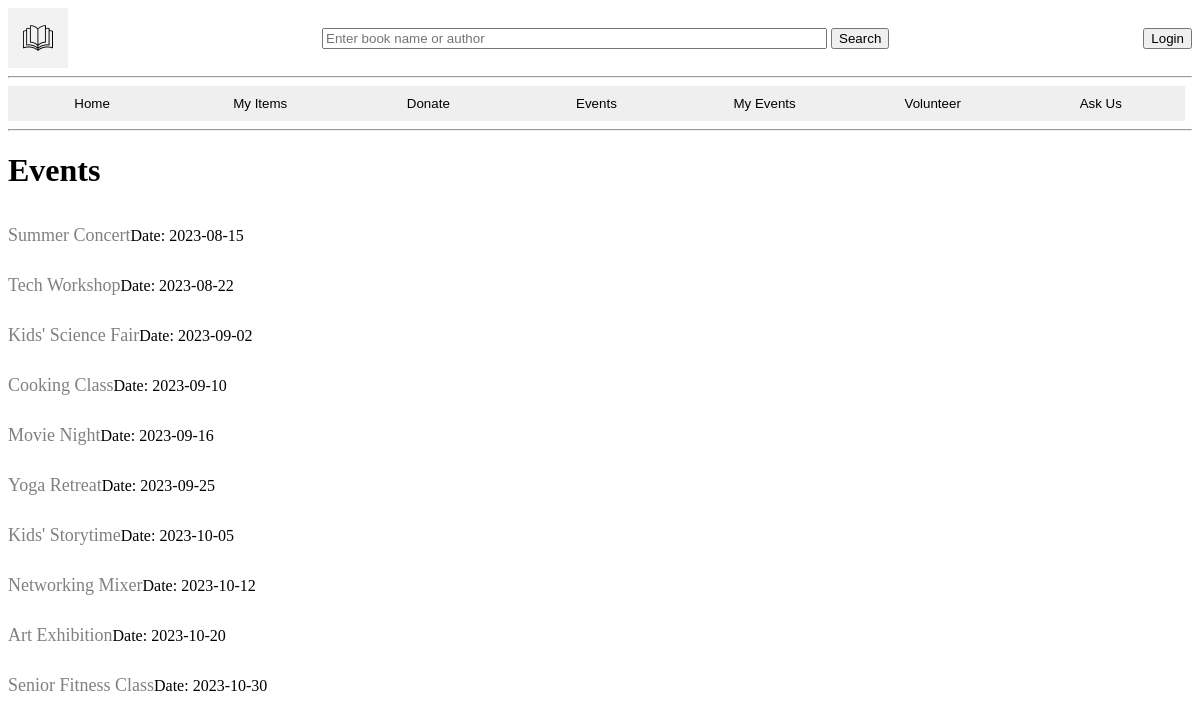
The app's page /events with its own data.
### tables this page shows
CREATE TABLE Events(
    EventID INTEGER PRIMARY KEY AUTOINCREMENT, 
    Event_name VARCHAR NOT NULL, 
    Event_description VARCHAR NOT NULL,
    Venue VARCHAR NOT NULL, 
    Event_date DATE NOT NULL,
    Event_time TIME NOT NULL, 
    Audience VARCHAR NOT NULL,
    Event_capacity INTEGER NOT NULL,
    CHECK (Event_capacity > 0),
    CHECK (Event_date > (CURRENT_DATE))
);

### app.py (the view)
@app.route('/events',methods=('GET','Post'))
def events():
    searchForm=SearchForm()
    logoutForm=LogoutForm()
    name = session.get('username')
    if (logoutForm.logout_button.data):
        session['user_id']=None
        session['username']=None
    if (searchForm.search_button.data):
        search=request.form['search_bar']
        return redirect(url_for('search',search=search))
    conn=sqlite3.connect("library.db")
    conn.row_factory=sqlite3.Row
    query=eventListQuery()
    eventsList=conn.execute(query).fetchall()
    conn.close()
    return render_template('eventlist.html',name=name,logoutForm=logoutForm, searchForm=searchForm, title='Events', eventsList=eventsList)

### forms.py
class SearchForm(FlaskForm):
    search_bar=StringField('Search Item Name or Creator', render_kw={"placeholder": "Enter book name or author","size":"60px","height":"60px"})
    search_button=SubmitField('Search',render_kw={"size":"60px", "height":"60px"})

class LogoutForm(FlaskForm):
    logout_button = SubmitField("Logout")

### app.py (called while the page is built)
def eventListQuery():
    query=f'''SELECT * FROM EVENTS'''
    return query

### templates/eventList.html
{% extends "top.html" %}
{% block content %}
    <h1>Events</h1>
    {% for event in eventsList %}
        <div class='events'>
            <div class=events>
                <a href="{{url_for('eventRegister',eventID=event['EventID'])}}">{{ event['event_name']}}</a>
                <p>Date: {{ event['event_date']}}</p>
            </div>
        </div>
    {% endfor %}
{% endblock %}

### templates/top.html (shortened to what this page needs)
<!doctype html>
<html>
    <head>
        <link rel="stylesheet" type="text/css" href="{{url_for('static',filename='styles/general.css')}}"/>
    </head>
    <body>
        <div class="very-top">
            <img src="{{url_for('static',filename='logo.jpg')}}" alt="HTML5 Icon" width="60" height="60"/>
            <form action="" method="post" novalidate>
                {{searchForm.search_bar}}
                {{searchForm.search_button}}
            </form>
            {% if name is not none %}
                <p>Welcome, {{name}}</p><br>
                <form action="" method="post" novalidate>
                    {{logoutForm.logout_button}}
                </form>
            {% else %}
                <a href=http://localhost:5000/login>
                    <button>Login</button>
                </a>
            {% endif %}
        </div>
        <hr>
        <div class="main-menu" style="width: 100%">
            <a href=http://localhost:5000>
                <button style="Width:14.2%">Home</button>
            </a>
            <a href=http://localhost:5000/myItems>
                <button style="Width:14.2%">My Items</button>
            </a>
            <a href=http://localhost:5000/donate>
                <button style="Width:14.2%">Donate</button>
            </a>
            <a href=http://localhost:5000/events>
                <button style="Width:14.2%">Events</button>
            </a>
            <a href=http://localhost:5000/myEvents>
                <button style="Width:14.2%">My Events</button>
            </a>
            <a href=http://localhost:5000/volunteer>
                <button style="Width:14.2%">Volunteer</button>
            </a>
            <a href=http://localhost:5000/askUs>
                <button style="Width:14.2%">Ask Us</button>
            </a>
        </div>
        <hr>
        {% block content %}{% endblock %}
    </body>
</html>

### static/styles/general.css (style rules this page uses)
.very-top { display: flex; align-items: center; justify-content: space-between; }
.main-menu button { border: 5px black; padding:10px 24px; cursor:pointer; float: left; }
.main-menu:after { content: ""; clear:both; display: table; }
.events { display: flex; align-items: center; justify-content: space-between; }
a { color:gray; font-size:18px; text-decoration: none; }

### records on screen
Events: event_name "Summer Concert", event_date "2023-08-15"
Events: event_name "Tech Workshop", event_date "2023-08-22"
Events: event_name "Kids' Science Fair", event_date "2023-09-02"
Events: event_name "Cooking Class", event_date "2023-09-10"
Events: event_name "Movie Night", event_date "2023-09-16"
Events: event_name "Yoga Retreat", event_date "2023-09-25"
Events: event_name "Kids' Storytime", event_date "2023-10-05"
Events: event_name "Networking Mixer", event_date "2023-10-12"
Events: event_name "Art Exhibition", event_date "2023-10-20"
Events: event_name "Senior Fitness Class", event_date "2023-10-30"
